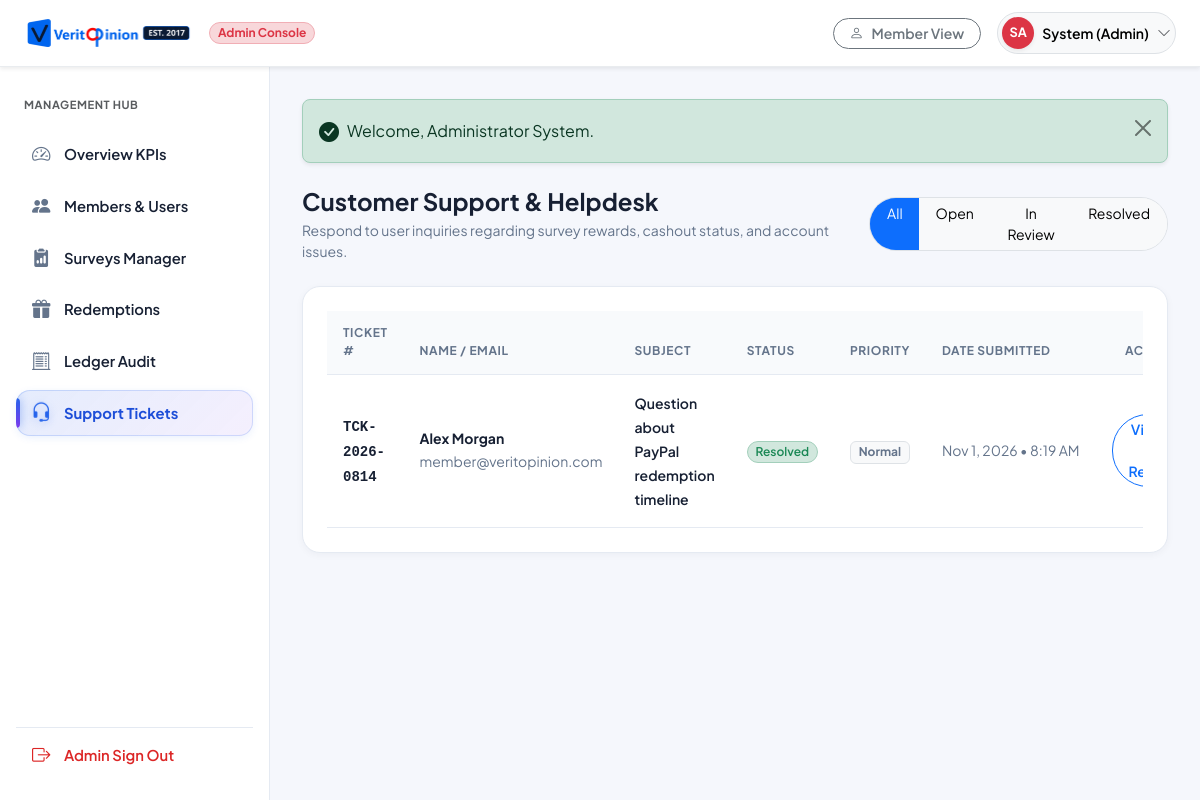
Screenshot of /admin/support.php (signed in) with the database file from the repository.
### tables this page shows
CREATE TABLE `users` (
  `id` INT AUTO_INCREMENT PRIMARY KEY,
  `first_name` VARCHAR(100) NOT NULL,
  `last_name` VARCHAR(100) NOT NULL,
  `email` VARCHAR(191) NOT NULL UNIQUE,
  `pending_email` VARCHAR(191) DEFAULT NULL,
  `email_verification_token` VARCHAR(255) DEFAULT NULL,
  `email_verification_expires_at` DATETIME DEFAULT NULL,
  `password_hash` VARCHAR(255) NOT NULL,
  `country` VARCHAR(100) NOT NULL DEFAULT 'United States',
  `state` VARCHAR(100) DEFAULT NULL,
  `city` VARCHAR(100) DEFAULT NULL,
  `phone` VARCHAR(50) DEFAULT NULL,
  `date_of_birth` DATE DEFAULT NULL,
  `gender` VARCHAR(50) DEFAULT NULL,
  `avatar` VARCHAR(255) DEFAULT NULL,
  `employment_status` VARCHAR(100) DEFAULT NULL,
  `annual_income` VARCHAR(100) DEFAULT NULL,
  `education_level` VARCHAR(100) DEFAULT NULL,
  `role` ENUM('member', 'admin') NOT NULL DEFAULT 'member',
  `status` ENUM('active', 'suspended', 'pending') NOT NULL DEFAULT 'active',
  `balance_points` INT NOT NULL DEFAULT 0,
  `lifetime_earnings_usd` DECIMAL(10,2) NOT NULL DEFAULT 0.00,
  `completed_surveys_count` INT NOT NULL DEFAULT 0,
  `profile_completion_pct` INT NOT NULL DEFAULT 35,
  `notification_preferences` TEXT DEFAULT NULL,
  `reset_token` VARCHAR(255) DEFAULT NULL,
  `reset_expires_at` DATETIME DEFAULT NULL,
  `deleted_at` DATETIME DEFAULT NULL,
  `created_at` TIMESTAMP DEFAULT CURRENT_TIMESTAMP,
  `updated_at` TIMESTAMP DEFAULT CURRENT_TIMESTAMP ON UPDATE CURRENT_TIMESTAMP,
  INDEX `idx_users_email` (`email`),
  INDEX `idx_users_role` (`role`),
  INDEX `idx_users_status` (`status`),
  INDEX `idx_users_deleted` (`deleted_at`)
);

CREATE TABLE `support_tickets` (
  `id` INT AUTO_INCREMENT PRIMARY KEY,
  `ticket_number` VARCHAR(50) NOT NULL UNIQUE,
  `user_id` INT DEFAULT NULL,
  `name` VARCHAR(100) NOT NULL,
  `email` VARCHAR(191) NOT NULL,
  `subject` VARCHAR(255) NOT NULL,
  `message` TEXT NOT NULL,
  `status` ENUM('open', 'in_review', 'resolved') NOT NULL DEFAULT 'open',
  `priority` ENUM('normal', 'high', 'urgent') NOT NULL DEFAULT 'normal',
  `admin_reply` TEXT DEFAULT NULL,
  `admin_id` INT DEFAULT NULL,
  `replied_at` DATETIME DEFAULT NULL,
  `created_at` TIMESTAMP DEFAULT CURRENT_TIMESTAMP,
  `updated_at` TIMESTAMP DEFAULT CURRENT_TIMESTAMP ON UPDATE CURRENT_TIMESTAMP,
  INDEX `idx_tickets_user` (`user_id`),
  INDEX `idx_tickets_status` (`status`),
  INDEX `idx_tickets_admin` (`admin_id`),
  CONSTRAINT `fk_tickets_user` FOREIGN KEY (`user_id`) REFERENCES `users`(`id`) ON DELETE SET NULL,
  CONSTRAINT `fk_tickets_admin` FOREIGN KEY (`admin_id`) REFERENCES `users`(`id`) ON DELETE SET NULL
);

### includes/auth_check.php (called while the page is built, shortened)
<?php
require_once __DIR__ . '/functions.php';
function is_logged_in(): bool {
    if (!empty($_SESSION['user_id'])) {
        return true;
    }
    if (!empty($_COOKIE['vy_auth_token'])) {
        $raw = base64_decode($_COOKIE['vy_auth_token'], true);
        if ($raw && str_contains($raw, ':')) {
            $parts = explode(':', $raw);
            if (count($parts) === 3) {
                [$uId, $expiry, $sig] = $parts;
                $uId = (int)$uId;
                $exp = (int)$expiry;
                if ($uId > 0 && $exp > time()) {
                    try {
                        $db = get_db();
                        $stmt = $db->prepare("SELECT id, role, status, password_hash FROM users WHERE id = :id");
                        $stmt->execute([':id' => $uId]);
                        $u = $stmt->fetch();
                        if ($u && $u['status'] !== 'suspended') {
                            $hashSnippet = substr((string)$u['password_hash'], 0, 16);
                            $expectedSig = hash_hmac('sha256', "{$uId}:{$exp}:{$hashSnippet}", get_app_secret());
                            if (hash_equals($expectedSig, $sig)) {
                                return true;
                            }
                        }
                    } catch (Throwable $e) {
                    }
                }
            }
        }
    }
    return false;
}
function current_user(): ?array {
    static $cachedUser = null;
    if ($cachedUser !== null) {
        return $cachedUser;
    }
    $db = get_db();
    try {
        $stmt = $db->prepare("
            SELECT id, first_name, last_name, email, pending_email, email_verification_token,
                   country, state, city, phone, date_of_birth, gender, avatar,
                   employment_status, annual_income, education_level, role, status,
                   balance_points, lifetime_earnings_usd, completed_surveys_count,
                   profile_completion_pct, notification_preferences, created_at, updated_at
            FROM users
            WHERE id = :id
        ");
        $stmt->execute([':id' => $_SESSION['user_id']]);
        $user = $stmt->fetch();
    } catch (Throwable $e) {
        try {
            $stmt = $db->prepare("
                SELECT id, first_name, last_name, email,
                       country, phone, date_of_birth, gender,
                       employment_status, annual_income, education_level, role, status,
                       balance_points, lifetime_earnings_usd, completed_surveys_count,
                       profile_completion_pct, created_at, updated_at
                FROM users
                WHERE id = :id
            ");
            $stmt->execute([':id' => $_SESSION['user_id']]);
            $user = $stmt->fetch();
            if ($user) {
                $user['pending_email'] = null;
                $user['email_verification_token'] = null;
                $user['email_verification_expires_at'] = null;
                $user['state'] = null;
                $user['city'] = null;
                $user['avatar'] = null;
                $user['notification_preferences'] = null;
            }
        } catch (Throwable $e2) {
            $user = null;
        }
    }
    $cachedUser = $user;
    return $cachedUser;
}
function require_admin(): array {
    $user = current_user();
    return $user;
}

### admin/support.php (the view, shortened to what this page needs)
<?php
require_once __DIR__ . '/../includes/functions.php';
require_once __DIR__ . '/../includes/csrf.php';
require_once __DIR__ . '/../includes/auth_check.php';
$admin = require_admin();
$db = get_db();
$statusFilter = trim($_GET['status'] ?? 'all');
$sql = "SELECT * FROM support_tickets";
if ($statusFilter !== 'all' && !empty($statusFilter)) {
    $sql .= " WHERE status = :st";
    $stmt = $db->prepare($sql . " ORDER BY created_at DESC");
    $stmt->execute([':st' => $statusFilter]);
} else {
    $stmt = $db->query($sql . " ORDER BY created_at DESC");
}
$tickets = $stmt->fetchAll();
require_once __DIR__ . '/../includes/admin_header.php';
?>
<div class="portal-wrapper">
    <?php require_once __DIR__ . '/../includes/admin_sidebar.php'; ?>
    <div class="portal-main">
        <?= render_flash() ?>
        <div class="d-flex flex-column flex-md-row justify-content-between align-items-start align-items-md-center gap-3 mb-4">
            <div>
                <h4 class="fw-bold text-dark mb-1">Customer Support & Helpdesk</h4>
                <p class="text-muted small mb-0">Respond to user inquiries regarding survey rewards, cashout status, and account issues.</p>
            </div>
            <div class="btn-group btn-group-sm rounded-pill border overflow-hidden">
                <a href="<?= BASE_URL ?>/admin/support.php?status=all" class="btn <?= $statusFilter === 'all' ? 'btn-primary' : 'btn-light' ?> px-3">All</a>
                <a href="<?= BASE_URL ?>/admin/support.php?status=open" class="btn <?= $statusFilter === 'open' ? 'btn-primary' : 'btn-light' ?> px-3">Open</a>
                <a href="<?= BASE_URL ?>/admin/support.php?status=in_review" class="btn <?= $statusFilter === 'in_review' ? 'btn-primary' : 'btn-light' ?> px-3">In Review</a>
                <a href="<?= BASE_URL ?>/admin/support.php?status=resolved" class="btn <?= $statusFilter === 'resolved' ? 'btn-primary' : 'btn-light' ?> px-3">Resolved</a>
            </div>
        </div>
        <div class="card card-vy border-0 shadow-sm p-4">
            <?php if (empty($tickets)): ?>
                <div class="text-center py-4 text-muted small">No support tickets found under this filter.</div>
            <?php else: ?>
                <div class="table-responsive">
                    <table class="table table-hover align-middle mb-0">
                        <thead class="table-light small text-muted">
                            <tr>
                                <th>Ticket #</th>
                                <th>Name / Email</th>
                                <th>Subject</th>
                                <th>Status</th>
                                <th>Priority</th>
                                <th>Date Submitted</th>
                                <th class="text-end">Actions</th>
                            </tr>
                        </thead>
                        <tbody>
                            <?php foreach ($tickets as $t): ?>
                                <tr>
                                    <td><code class="fw-bold small text-dark"><?= e($t['ticket_number']) ?></code></td>
                                    <td>
                                        <div class="fw-bold text-dark small"><?= e($t['name']) ?></div>
                                        <small class="text-muted"><?= e($t['email']) ?></small>
                                    </td>
                                    <td>
                                        <span class="small fw-semibold text-dark"><?= e($t['subject']) ?></span>
                                    </td>
                                    <td>
                                        <?php
                                        $badge = match($t['status']) {
                                            'resolved' => 'bg-success-subtle text-success border-success-subtle',
                                            'in_review' => 'bg-info-subtle text-info border-info-subtle',
                                            default => 'bg-danger-subtle text-danger border-danger-subtle'
                                        };
                                        ?>
                                        <span class="badge <?= $badge ?> border rounded-pill px-2.5 py-1 small fw-semibold text-capitalize">
                                            <?= str_replace('_', ' ', e($t['status'])) ?>
                                        </span>
                                    </td>
                                    <td>
                                        <span class="badge bg-light text-secondary border small text-capitalize"><?= e($t['priority']) ?></span>
                                    </td>
                                    <td class="small text-muted text-nowrap"><?= date('M j, Y • g:i A', strtotime($t['created_at'])) ?></td>
                                    <td class="text-end">
                                        <button type="button" class="btn btn-sm btn-outline-primary rounded-pill px-3 py-1 small fw-semibold" data-bs-toggle="modal" data-bs-target="#ticketModal_<?= $t['id'] ?>">
                                            View & Reply
                                        </button>
                                    </td>
                                </tr>
                            <?php endforeach; ?>
                        </tbody>
                    </table>
                </div>
            <?php endif; ?>
        </div>
<?php require_once __DIR__ . '/../includes/admin_footer.php'; ?>

### includes/admin_header.php (shortened to what this page needs)
<?php
require_once __DIR__ . '/functions.php';
require_once __DIR__ . '/auth_check.php';
$admin = require_admin();
$initials = strtoupper(substr($admin['first_name'], 0, 1) . substr($admin['last_name'], 0, 1));
?>
<!DOCTYPE html>
<html lang="en">
<head>
    <link href="https://cdn.jsdelivr.net/npm/bootstrap@5.3.3/dist/css/bootstrap.min.css" rel="stylesheet">
    <link rel="stylesheet" href="https://cdn.jsdelivr.net/npm/bootstrap-icons@1.11.3/font/bootstrap-icons.min.css">
    <link rel="stylesheet" href="<?= BASE_URL ?>/assets/css/style.css">
</head>
<body class="bg-light">
<header class="navbar navbar-expand bg-white border-bottom border-light-subtle sticky-top px-3 py-2 shadow-sm">
    <div class="container-fluid px-2">
        <div class="d-flex align-items-center gap-3">
            <a class="navbar-brand d-flex align-items-center m-0" href="<?= BASE_URL ?>/admin/dashboard.php" aria-label="Veritopinion">
                <img src="<?= BASE_URL ?>/assets/images/veritopinion-logo.png" alt="Veritopinion" height="34" class="brand-logo-img">
            </a>
            <span class="badge bg-danger-subtle text-danger border border-danger-subtle rounded-pill px-2.5 py-1 fw-bold small">
                Admin Console
            </span>
        </div>
        <div class="d-flex align-items-center gap-3 ms-auto">
            <a href="<?= BASE_URL ?>/member/dashboard.php" class="btn btn-sm btn-outline-secondary rounded-pill px-3 py-1.5 small fw-semibold d-none d-md-inline-flex align-items-center gap-1">
                <i class="bi bi-person me-1"></i> Member View
            </a>
            <div class="dropdown">
                <button class="btn btn-light rounded-pill p-1 pe-2.5 d-flex align-items-center gap-2 border" type="button" id="adminMenuBtn" data-bs-toggle="dropdown" aria-expanded="false">
                    <div class="rounded-circle bg-danger text-white fw-bold d-flex align-items-center justify-content-center shadow-sm" style="width: 32px; height: 32px; font-size: 0.8rem;">
                        <?= $initials ?>
                    </div>
                    <span class="fw-semibold small d-none d-sm-inline"><?= e($admin['first_name']) ?> (Admin)</span>
                    <i class="bi bi-chevron-down small text-muted"></i>
                </button>
            </div>
        </div>
    </div>
</header>

### rows the page displays
users: initials "SA", first_name "System"
support_tickets: ticket_number "TCK-2026-0814", name "Alex Morgan", email "member@veritopinion.com", subject "Question about PayPal redemption timeline", status "Resolved", priority "Normal", created_at "Nov 1, 2026 • 8:19 AM"

### other values shown
$msg "Welcome, Administrator System."
